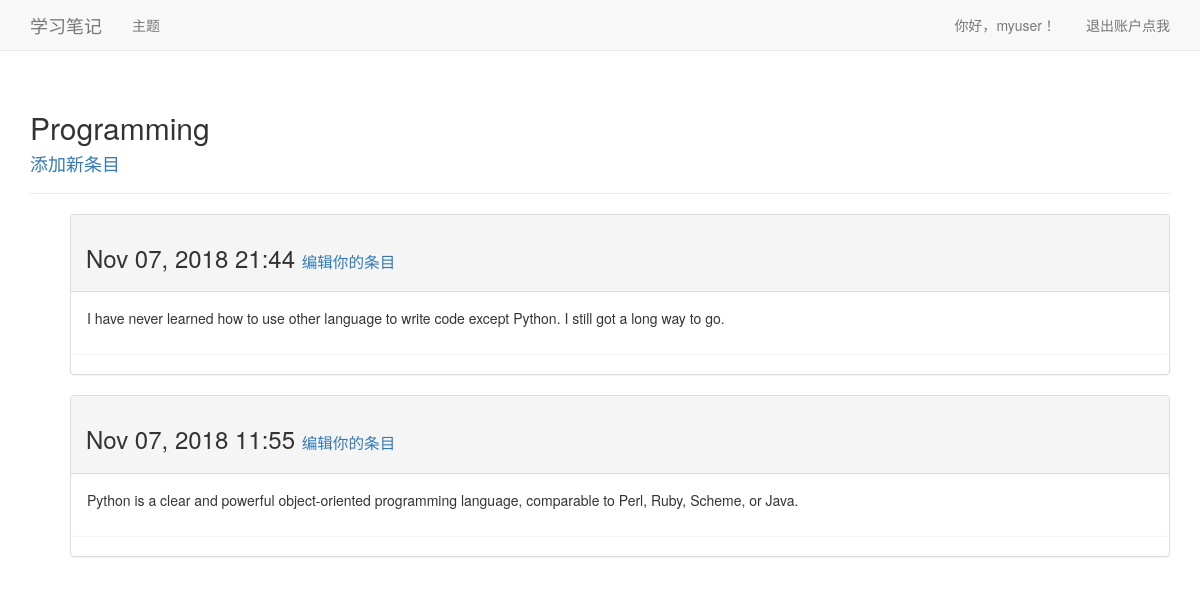
The page /topics/2/ (signed in) on the database its author committed.
### learning_logs/models.py (models this page shows, shortened)
class Topic(models.Model):
    text = models.CharField(max_length=200)
    date_added = models.DateTimeField(auto_now_add=True)
    owner = models.ForeignKey(User)
    def __str__(self):
        return self.text

class Entry(models.Model):
    topic = models.ForeignKey(Topic,on_delete=models.CASCADE)
    text = models.TextField()
    date_added = models.DateTimeField(auto_now_add=True)
    class Meta:
        verbose_name_plural = 'entries'

### learning_logs/views.py (the view)
# urls.py: url(r'^topics/(?P<topic_id>\d+)/$', views.topic, name='topic'),
@login_required
def topic(request, topic_id):
    topic = get_object_or_404(Topic, id=topic_id)
    if topic.owner != request.user:
            raise Http404
    entries = topic.entry_set.order_by('-date_added')
    context = {
        'topic':topic,
        'entries':entries,
    }
    return render(request, 'learning_logs/topic.html', context=context)

### learning_logs/templates/learning_logs/topic.html
{% extends "learning_logs/base.html" %}
{% block header %}
    <h2>{{ topic }}</h2>
    <h4><a href="{% url 'learning_logs:new_entry' topic.id %}">添加新条目</a> </h4>
{% endblock header %}
{% block content %}
    <ul>
        {% for entry in entries %}
            <div class="panel panel-default">
                <div class="panel-heading">
                    <h3>
                        {{ entry.date_added|date:'M d, Y H:i' }}
                        <small>
                            <a href="{% url 'learning_logs:edit_entry' entry.id %}">编辑你的条目</a>
                        </small>
                    </h3>
                </div>
                <div class="panel panel-body">
                    {{ entry.text|linebreaks }}
                </div>
            </div>
        {% empty %}
            <li>Oops, 我们还没有任何条目！</li>
        {% endfor %}
    </ul>
{% endblock content %}

### learning_logs/templates/learning_logs/base.html (shortened to what this page needs)
{% load bootstrap3 %}
<!DOCTYPE html>
<html lang="en">
<head>
    {% bootstrap_css %}
</head>
<body>
    <nav class="navbar navbar-default navbar-static-top" >
        <div class="container">
            <div class="navbar-header">
                <a class="navbar-brand" href="{% url 'learning_logs:index' %}">
                    学习笔记
                </a>
            </div>
            <div id="navbar" class="navbar-collapse collapse">
                <ul class="nav navbar-nav">
                    <li><a href="{% url 'learning_logs:topics' %}">主题</a></li>
                </ul>
                <ul class="nav navbar-nav navbar-right">
                    {% if user.is_authenticated %}
                      <li><a>你好，{{ user.username }}！</a></li>
                      <li><a href="{% url 'users:logout' %}">退出账户点我</a></li>
                    {% else %}
                      <li><a href="{% url 'users:register' %}">注册加入我们</a></li>
                      <li><a href="{% url 'users:login' %}">登录点我</a></li>
                    {% endif %}
                </ul>
            </div>
        </div>
    </nav>
    <div class="container">
        <div class="page-header">
            {% block header %}{% endblock header %}
        </div>
        <div>
            {% block content %}{% endblock content %}
        </div>
    </div>
</body>
</html>

### rows shown on the page
Topic: text "Programming"
Entry: date_added "Nov 07, 2018 21:44", text "I have never learned how to use other language to write code except Python. I still got a long way to go."
Entry: date_added "Nov 07, 2018 11:55", text "Python is a clear and powerful object-oriented programming language, comparable to Perl, Ruby, Scheme, or Java."

### other values the page prints
{{ user.username }} "myuser"
